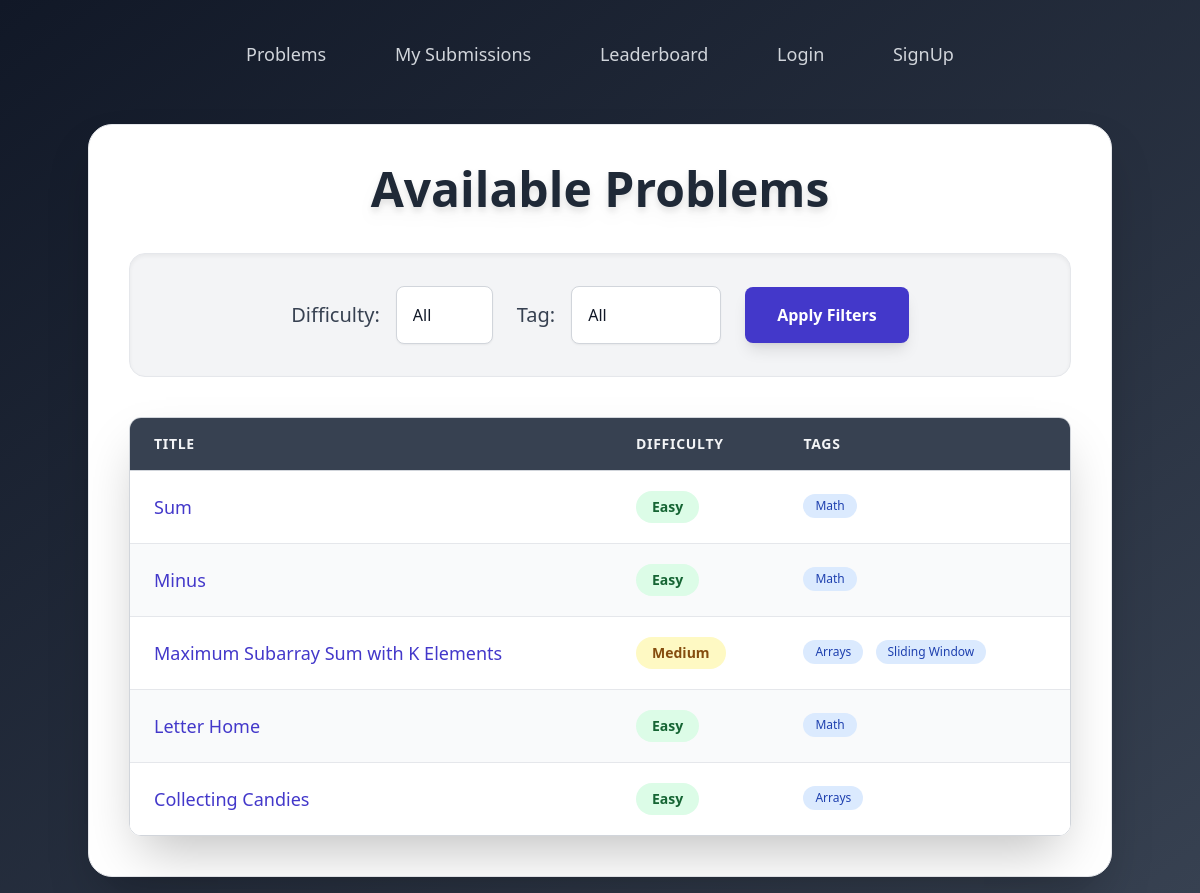
The app's page /, older data.
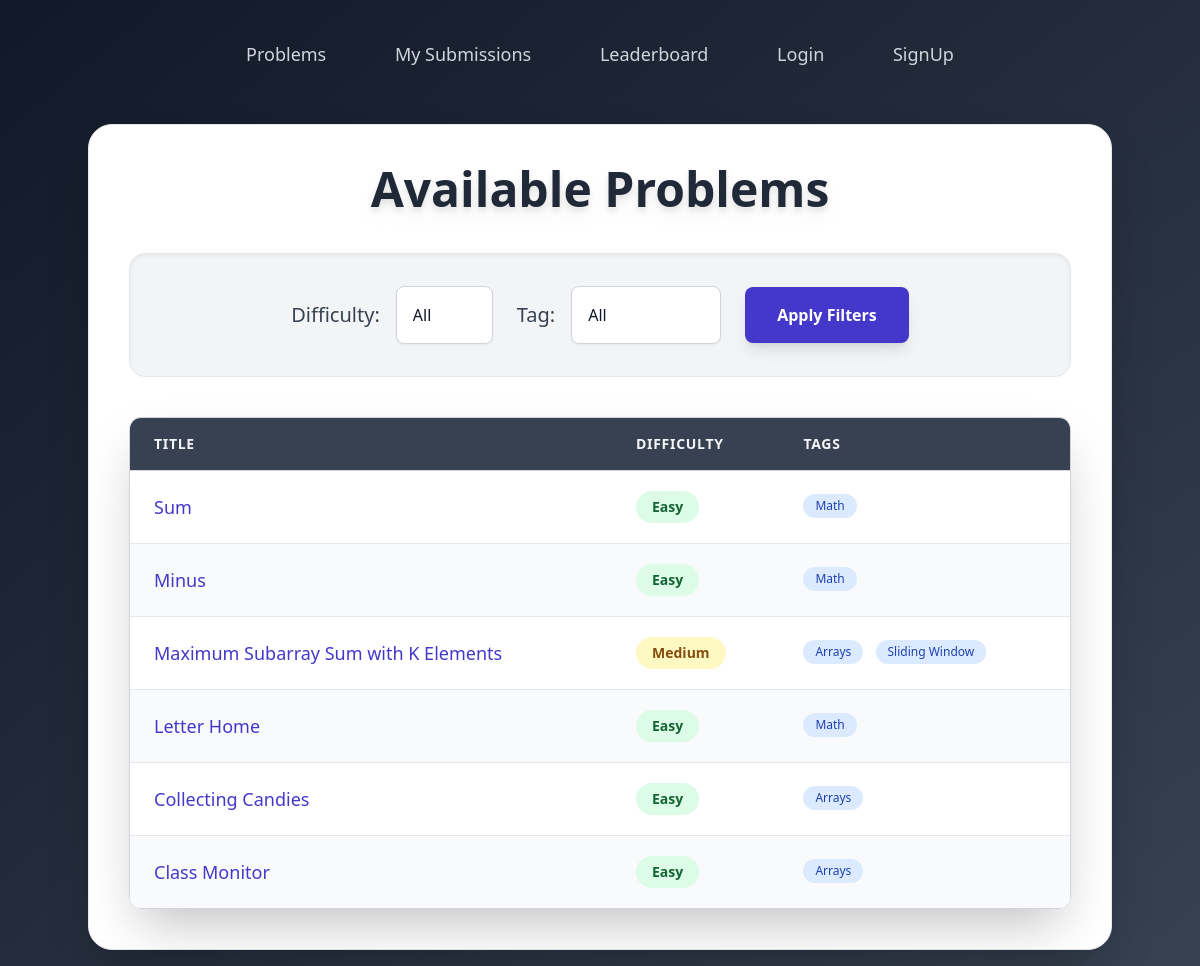
The same page, newer data.
### problems/models.py (models this page shows, shortened)
class Problem(models.Model):
    DIFFICULTY_CHOICES = [
        ('Easy', 'Easy'),
        ('Medium', 'Medium'),
        ('Hard', 'Hard'),
    ]
    title = models.CharField(max_length=200)
    description = models.TextField()
    input_description = models.TextField()
    output_description = models.TextField()
    constraints = models.TextField()
    sample_input = models.TextField()
    sample_output = models.TextField()
    difficulty = models.CharField(max_length=10, choices=DIFFICULTY_CHOICES)
    tags = models.ManyToManyField(Tag, related_name='problems')
    slug = models.SlugField(unique=True)

class Tag(models.Model):
    name = models.CharField(max_length=50, unique=True)

### problems/views.py (the view)
# urls.py: path('', views.problem_list, name='problem_list'),
def problem_list(request):
    tag_name = request.GET.get('tag')
    difficulty = request.GET.get('difficulty')
    problems = Problem.objects.all()
    if tag_name:
        problems = problems.filter(tags__name=tag_name)
    if difficulty:
        problems = problems.filter(difficulty=difficulty)
    tags = Tag.objects.all()
    return render(request, 'problems/problem_list.html', {
        'problems': problems,
        'tags': tags,
        'selected_tag': tag_name,
        'selected_difficulty': difficulty,
    })

### templates/problems/problem_list.html (shortened to what the changed rows need)
<!DOCTYPE html>
<html lang="en">
<head>
    <script src="https://cdn.tailwindcss.com"></script>
</head>
<body class="bg-gradient-to-br from-gray-900 to-gray-700 min-h-screen font-sans text-gray-100 flex flex-col items-center p-4">
    <div class="bg-white p-10 rounded-3xl shadow-2xl w-full max-w-5xl border border-gray-200">
        <h2 class="text-5xl font-extrabold text-center text-gray-800 mb-10 drop-shadow-lg">Available Problems</h2>
        <div class="overflow-x-auto shadow-2xl rounded-xl border border-gray-300">
            <table class="min-w-full divide-y divide-gray-300">
                <thead class="bg-gray-700">
                    <tr>
                        <th scope="col" class="px-6 py-4 text-left text-sm font-semibold text-gray-100 uppercase tracking-wider">
                            Title
                        </th>
                        <th scope="col" class="px-6 py-4 text-left text-sm font-semibold text-gray-100 uppercase tracking-wider">
                            Difficulty
                        </th>
                        <th scope="col" class="px-6 py-4 text-left text-sm font-semibold text-gray-100 uppercase tracking-wider">
                            Tags
                        </th>
                    </tr>
                </thead>
                <tbody class="bg-white divide-y divide-gray-200">
                    {% for problem in problems %}
                    <tr class="{% cycle 'bg-white' 'bg-gray-50' %} hover:bg-gray-100 transition duration-150 ease-in-out">
                        <td class="px-6 py-5 whitespace-nowrap text-lg font-medium text-indigo-700">
                            <a href="{% url 'problem_detail' problem.slug %}" class="hover:underline">
                                {{ problem.title }}
                            </a>
                        </td>
                        <td class="px-6 py-5 whitespace-nowrap">
                            <span class="inline-flex items-center px-4 py-1.5 rounded-full text-sm font-semibold
                                {% if problem.difficulty == 'Easy' %}
                                    bg-green-100 text-green-800
                                {% elif problem.difficulty == 'Medium' %}
                                    bg-yellow-100 text-yellow-800
                                {% elif problem.difficulty == 'Hard' %}
                                    bg-red-100 text-red-800
                                {% else %}
                                    bg-gray-200 text-gray-800
                                {% endif %}">
                                {{ problem.difficulty }}
                            </span>
                        </td>
                        <td class="px-6 py-5 whitespace-nowrap text-base text-gray-700">
                            {% for tag in problem.tags.all %}
                                <span class="inline-flex items-center px-3 py-1 rounded-full text-xs font-medium bg-blue-100 text-blue-800 mr-2 mb-1">
                                    {{ tag.name }}
                                </span>
                            {% endfor %}
                        </td>
                    </tr>
                    {% endfor %}
                </tbody>
            </table>
        </div>
    </div>
</body>
</html>

Row changes from the older to the newer data that the page shows:
added Problem: title "Class Monitor", difficulty "Easy", Tag (name "Arrays")
